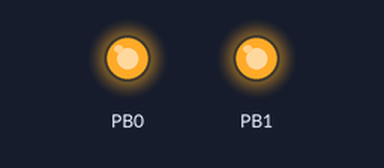
This sketch was run on a simulated ATtiny85, built with avr-gcc and run on an emulated ATtiny85. On the bench: output pins drawn as LEDs (lit = HIGH).

Above: at 1.1 s.
At 29.1 s:
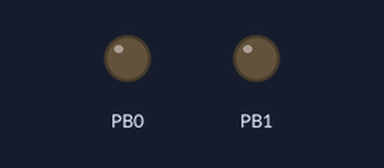
Timing chart, 0 to 30.6 s (numbered marks = the images above):
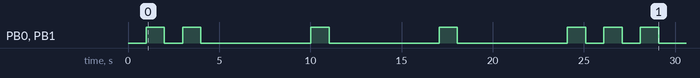

The sketch:

sprayMessage.ino
```cpp
#include "DigiKeyboard.h"

void setup() {
  pinMode(0, OUTPUT);
	pinMode(1, OUTPUT);

  for (int i = 0; i < 2; i++){
    blinkLED();
  }
  for (int i = 0; i < 3; i++) {
    sprayMessage();
    blinkLED();
  }
  for (int i=0; i < 2; i++){
    blinkLED();
  }
}


void loop() {

}

void blinkLED(){
  digitalWrite(0, LOW);
  digitalWrite(1, LOW);
  DigiKeyboard.delay(1000);
  digitalWrite(0, HIGH);
  digitalWrite(1, HIGH);
  DigiKeyboard.delay(1000);
  digitalWrite(0, LOW);
  digitalWrite(1, LOW);

}
void sprayMessage(){

  //DigiKeyboard.sendKeyStroke(0);
  DigiKeyboard.println("sample message");
  DigiKeyboard.delay(5000);

}
```
